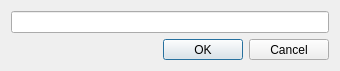
<?xml version="1.0" encoding="UTF-8"?>
<ui version="4.0">
 <class>BackupNoteForm</class>
 <widget class="QDialog" name="BackupNoteForm">
  <property name="windowModality">
   <enum>Qt::ApplicationModal</enum>
  </property>
  <property name="geometry">
   <rect>
    <x>0</x>
    <y>0</y>
    <width>340</width>
    <height>71</height>
   </rect>
  </property>
  <property name="minimumSize">
   <size>
    <width>340</width>
    <height>71</height>
   </size>
  </property>
  <property name="maximumSize">
   <size>
    <width>16777215</width>
    <height>71</height>
   </size>
  </property>
  <property name="windowTitle">
   <string>Backup note</string>
  </property>
  <property name="windowIcon">
   <iconset>
    <normaloff>../build-Framework-Desktop_Qt_5_7_0_MinGW_32bit-Debug/Images/lightning_iO0_icon.ico</normaloff>../build-Framework-Desktop_Qt_5_7_0_MinGW_32bit-Debug/Images/lightning_iO0_icon.ico</iconset>
  </property>
  <layout class="QVBoxLayout" name="verticalLayout">
   <item>
    <widget class="QLineEdit" name="note"/>
   </item>
   <item>
    <widget class="QDialogButtonBox" name="buttonBox">
     <property name="orientation">
      <enum>Qt::Horizontal</enum>
     </property>
     <property name="standardButtons">
      <set>QDialogButtonBox::Cancel|QDialogButtonBox::Ok</set>
     </property>
    </widget>
   </item>
  </layout>
 </widget>
 <resources/>
 <connections>
  <connection>
   <sender>buttonBox</sender>
   <signal>accepted()</signal>
   <receiver>BackupNoteForm</receiver>
   <slot>accept()</slot>
   <hints>
    <hint type="sourcelabel">
     <x>248</x>
     <y>254</y>
    </hint>
    <hint type="destinationlabel">
     <x>157</x>
     <y>274</y>
    </hint>
   </hints>
  </connection>
  <connection>
   <sender>buttonBox</sender>
   <signal>rejected()</signal>
   <receiver>BackupNoteForm</receiver>
   <slot>reject()</slot>
   <hints>
    <hint type="sourcelabel">
     <x>316</x>
     <y>260</y>
    </hint>
    <hint type="destinationlabel">
     <x>286</x>
     <y>274</y>
    </hint>
   </hints>
  </connection>
 </connections>
</ui>
